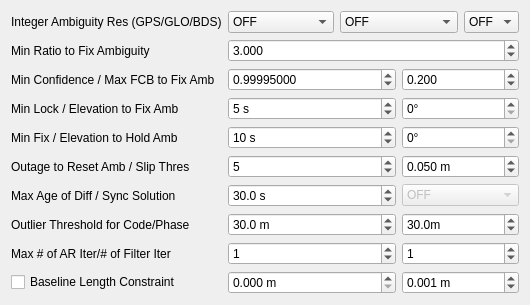
     <widget class="QWidget" name="TabSheet2">
      <property name="toolTip">
       <string/>
      </property>
      <attribute name="title">
       <string>Setting&amp;2</string>
      </attribute>
      <layout class="QGridLayout" name="gridLayout_2">
       <item row="8" column="3" colspan="2">
        <widget class="QDoubleSpinBox" name="ElMaskHold">
         <property name="suffix">
          <string>°</string>
         </property>
         <property name="decimals">
          <number>0</number>
         </property>
         <property name="maximum">
          <double>90.000000000000000</double>
         </property>
        </widget>
       </item>
       <item row="11" column="1" colspan="2">
        <widget class="QSpinBox" name="OutCntResetAmb">
         <property name="maximum">
          <number>100</number>
         </property>
         <property name="value">
          <number>5</number>
         </property>
        </widget>
       </item>
       <item row="11" column="3" colspan="2">
        <widget class="QDoubleSpinBox" name="SlipThres">
         <property name="suffix">
          <string> m</string>
         </property>
         <property name="decimals">
          <number>3</number>
         </property>
         <property name="value">
          <double>0.050000000000000</double>
         </property>
        </widget>
       </item>
       <item row="13" column="1" colspan="2">
        <widget class="QDoubleSpinBox" name="MaxAgeDiff">
         <property name="suffix">
          <string> s</string>
         </property>
         <property name="decimals">
          <number>1</number>
         </property>
         <property name="maximum">
          <double>10000.000000000000000</double>
         </property>
         <property name="value">
          <double>30.000000000000000</double>
         </property>
        </widget>
       </item>
       <item row="17" column="1" colspan="2">
        <widget class="QSpinBox" name="ARIter">
         <property name="value">
          <number>1</number>
         </property>
        </widget>
       </item>
       <item row="14" column="1" colspan="2">
        <widget class="QDoubleSpinBox" name="RejectCode">
         <property name="suffix">
          <string> m</string>
         </property>
         <property name="decimals">
          <number>1</number>
         </property>
         <property name="maximum">
          <double>1000.000000000000000</double>
         </property>
         <property name="value">
          <double>30.000000000000000</double>
         </property>
        </widget>
       </item>
       <item row="14" column="3" colspan="2">
        <widget class="QDoubleSpinBox" name="RejectPhase">
         <property name="suffix">
          <string>m</string>
         </property>
         <property name="decimals">
          <number>1</number>
         </property>
         <property name="maximum">
          <double>1000.000000000000000</double>
         </property>
         <property name="value">
          <double>30.000000000000000</double>
         </property>
        </widget>
       </item>
       <item row="17" column="3" colspan="2">
        <widget class="QSpinBox" name="NumIter">
         <property name="value">
          <number>1</number>
         </property>
        </widget>
       </item>
       <item row="2" column="1" colspan="4">
        <widget class="QDoubleSpinBox" name="ValidThresAR">
         <property name="decimals">
          <number>3</number>
         </property>
         <property name="maximum">
          <double>100.000000000000000</double>
         </property>
         <property name="value">
          <double>3.000000000000000</double>
         </property>
        </widget>
       </item>
       <item row="6" column="3" colspan="2">
        <widget class="QDoubleSpinBox" name="ElMaskAR">
         <property name="suffix">
          <string>°</string>
         </property>
         <property name="decimals">
          <number>0</number>
         </property>
         <property name="maximum">
          <double>90.000000000000000</double>
         </property>
        </widget>
       </item>
       <item row="6" column="1" colspan="2">
        <widget class="QSpinBox" name="LockCntFixAmb">
         <property name="suffix">
          <string> s</string>
         </property>
         <property name="maximum">
          <number>3600</number>
         </property>
         <property name="value">
          <number>5</number>
         </property>
        </widget>
       </item>
       <item row="4" column="1" colspan="2">
        <widget class="QDoubleSpinBox" name="ThresAR2">
         <property name="decimals">
          <number>8</number>
         </property>
         <property name="maximum">
          <double>100.000000000000000</double>
         </property>
         <property name="value">
          <double>0.999950000000000</double>
         </property>
        </widget>
       </item>
       <item row="4" column="3" colspan="2">
        <widget class="QDoubleSpinBox" name="ThresAR3">
         <property name="decimals">
          <number>3</number>
         </property>
         <property name="maximum">
          <double>1000.000000000000000</double>
         </property>
         <property name="value">
          <double>0.200000000000000</double>
         </property>
        </widget>
       </item>
       <item row="19" column="0">
        <widget class="QCheckBox" name="BaselineConst">
         <property name="toolTip">
          <string/>
         </property>
         <property name="text">
          <string>Baseline Length Constraint</string>
         </property>
         <property name="checked">
          <bool>false</bool>
         </property>
        </widget>
       </item>
       <item row="8" column="1" colspan="2">
        <widget class="QSpinBox" name="FixCntHoldAmb">
         <property name="suffix">
          <string> s</string>
         </property>
         <property name="maximum">
          <number>1000</number>
         </property>
         <property name="value">
          <number>10</number>
         </property>
        </widget>
       </item>
       <item row="0" column="0">
        <widget class="QLabel" name="Label25">
         <property name="enabled">
          <bool>true</bool>
         </property>
         <property name="toolTip">
          <string/>
         </property>
         <property name="text">
          <string>Integer Ambiguity Res (GPS/GLO/BDS)</string>
         </property>
        </widget>
       </item>
       <item row="0" column="1">
        <widget class="QComboBox" name="AmbRes">
         <property name="enabled">
          <bool>true</bool>
         </property>
         <property name="toolTip">
          <string/>
         </property>
         <item>
          <property name="text">
           <string>OFF</string>
          </property>
         </item>
         <item>
          <property name="text">
           <string>Continuous</string>
          </property>
         </item>
         <item>
          <property name="text">
           <string>Instantaneous</string>
          </property>
         </item>
         <item>
          <property name="text">
           <string>Fix and Hold</string>
          </property>
         </item>
         <item>
          <property name="text">
           <string>PPP-AR</string>
          </property>
         </item>
        </widget>
       </item>
       <item row="0" column="2" colspan="2">
        <widget class="QComboBox" name="GloAmbRes">
         <property name="enabled">
          <bool>true</bool>
         </property>
         <property name="toolTip">
          <string/>
         </property>
         <item>
          <property name="text">
           <string>OFF</string>
          </property>
         </item>
         <item>
          <property name="text">
           <string>ON</string>
          </property>
         </item>
         <item>
          <property name="text">
           <string>Auto Calibration</string>
          </property>
         </item>
        </widget>
       </item>
       <item row="0" column="4">
        <widget class="QComboBox" name="BdsAmbRes">
         <property name="enabled">
          <bool>true</bool>
         </property>
         <property name="toolTip">
          <string/>
         </property>
         <item>
          <property name="text">
           <string>OFF</string>
          </property>
         </item>
         <item>
          <property name="text">
           <string>ON</string>
          </property>
         </item>
        </widget>
       </item>
       <item row="2" column="0">
        <widget class="QLabel" name="LabelRatio">
         <property name="enabled">
          <bool>true</bool>
         </property>
         <property name="toolTip">
          <string/>
         </property>
         <property name="text">
          <string>Min Ratio to Fix Ambiguity</string>
         </property>
        </widget>
       </item>
       <item row="4" column="0">
        <widget class="QLabel" name="LabelConf">
         <property name="enabled">
          <bool>true</bool>
         </property>
         <property name="toolTip">
          <string/>
         </property>
         <property name="text">
          <string>Min Confidence / Max FCB to Fix Amb</string>
         </property>
        </widget>
       </item>
       <item row="6" column="0">
        <widget class="QLabel" name="Label13">
         <property name="enabled">
          <bool>true</bool>
         </property>
         <property name="toolTip">
          <string/>
         </property>
         <property name="text">
          <string>Min Lock / Elevation to Fix Amb</string>
         </property>
        </widget>
       </item>
       <item row="8" column="0">
        <widget class="QLabel" name="LabelHold">
         <property name="enabled">
          <bool>true</bool>
         </property>
         <property name="toolTip">
          <string/>
         </property>
         <property name="text">
          <string>Min Fix / Elevation to Hold Amb</string>
         </property>
        </widget>
       </item>
       <item row="11" column="0">
        <widget class="QLabel" name="Label22">
         <property name="enabled">
          <bool>true</bool>
         </property>
         <property name="toolTip">
          <string/>
         </property>
         <property name="text">
          <string>Outage to Reset Amb / Slip Thres</string>
         </property>
        </widget>
       </item>
       <item row="13" column="0">
        <widget class="QLabel" name="Label14">
         <property name="enabled">
          <bool>true</bool>
         </property>
         <property name="toolTip">
          <string/>
         </property>
         <property name="text">
          <string>Max Age of Diff / Sync Solution</string>
         </property>
        </widget>
       </item>
       <item row="13" column="3" colspan="2">
        <widget class="QComboBox" name="SyncSol">
         <property name="enabled">
          <bool>false</bool>
         </property>
         <property name="toolTip">
          <string/>
         </property>
         <item>
          <property name="text">
           <string>OFF</string>
          </property>
         </item>
         <item>
          <property name="text">
           <string>ON</string>
          </property>
         </item>
         <item>
          <property name="text">
           <string>Auto Calibration</string>
          </property>
         </item>
        </widget>
       </item>
       <item row="14" column="0">
        <widget class="QLabel" name="Label11">
         <property name="enabled">
          <bool>true</bool>
         </property>
         <property name="toolTip">
          <string/>
         </property>
         <property name="text">
          <string>Outlier Threshold for Code/Phase</string>
         </property>
        </widget>
       </item>
       <item row="17" column="0">
        <widget class="QLabel" name="Label37">
         <property name="enabled">
          <bool>true</bool>
         </property>
         <property name="toolTip">
          <string/>
         </property>
         <property name="text">
          <string>Max # of AR Iter/# of Filter Iter</string>
         </property>
        </widget>
       </item>
       <item row="19" column="1" colspan="2">
        <widget class="QDoubleSpinBox" name="BaselineLen">
         <property name="suffix">
          <string> m</string>
         </property>
         <property name="decimals">
          <number>3</number>
         </property>
         <property name="maximum">
          <double>10000.000000000000000</double>
         </property>
        </widget>
       </item>
       <item row="19" column="3" colspan="2">
        <widget class="QDoubleSpinBox" name="BaselineSig">
         <property name="suffix">
          <string> m</string>
         </property>
         <property name="decimals">
          <number>3</number>
         </property>
         <property name="value">
          <double>0.001000000000000</double>
         </property>
        </widget>
       </item>
      </layout>
     </widget>
